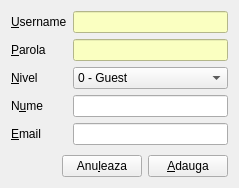
<?xml version="1.0" encoding="UTF-8"?>
<ui version="4.0">
 <class>AddUser</class>
 <widget class="QDialog" name="AddUser">
  <property name="geometry">
   <rect>
    <x>0</x>
    <y>0</y>
    <width>239</width>
    <height>188</height>
   </rect>
  </property>
  <property name="windowTitle">
   <string>Adaugare User</string>
  </property>
  <property name="windowIcon">
   <iconset resource="../resources.qrc">
    <normaloff>:/add</normaloff>:/add</iconset>
  </property>
  <property name="modal">
   <bool>true</bool>
  </property>
  <layout class="QVBoxLayout" name="verticalLayout">
   <item>
    <layout class="QFormLayout" name="formLayout">
     <item row="0" column="0">
      <widget class="QLabel" name="label">
       <property name="text">
        <string>&amp;Username</string>
       </property>
       <property name="buddy">
        <cstring>usernameLineEdit</cstring>
       </property>
      </widget>
     </item>
     <item row="0" column="1">
      <widget class="QLineEdit" name="usernameLineEdit">
       <property name="toolTip">
        <string>&lt;!DOCTYPE HTML PUBLIC &quot;-//W3C//DTD HTML 4.0//EN&quot; &quot;http://www.w3.org/TR/REC-html40/strict.dtd&quot;&gt;
&lt;html&gt;&lt;head&gt;&lt;meta name=&quot;qrichtext&quot; content=&quot;1&quot; /&gt;&lt;style type=&quot;text/css&quot;&gt;
p, li { white-space: pre-wrap; }
&lt;/style&gt;&lt;/head&gt;&lt;body style=&quot; font-family:'MS Shell Dlg 2'; font-size:8.25pt; font-weight:400; font-style:normal;&quot;&gt;
&lt;p style=&quot; margin-top:0px; margin-bottom:0px; margin-left:0px; margin-right:0px; -qt-block-indent:0; text-indent:0px;&quot;&gt;&lt;span style=&quot; font-size:8pt; font-weight:600;&quot;&gt;Numele &lt;/span&gt;&lt;span style=&quot; font-size:8pt;&quot;&gt;cu care se va loga userul.&lt;/span&gt;&lt;/p&gt;&lt;/body&gt;&lt;/html&gt;</string>
       </property>
       <property name="statusTip">
        <string>Numele cu care se va loga userul.</string>
       </property>
       <property name="whatsThis">
        <string>&lt;!DOCTYPE HTML PUBLIC &quot;-//W3C//DTD HTML 4.0//EN&quot; &quot;http://www.w3.org/TR/REC-html40/strict.dtd&quot;&gt;
&lt;html&gt;&lt;head&gt;&lt;meta name=&quot;qrichtext&quot; content=&quot;1&quot; /&gt;&lt;style type=&quot;text/css&quot;&gt;
p, li { white-space: pre-wrap; }
&lt;/style&gt;&lt;/head&gt;&lt;body style=&quot; font-family:'MS Shell Dlg 2'; font-size:8.25pt; font-weight:400; font-style:normal;&quot;&gt;
&lt;p style=&quot; margin-top:0px; margin-bottom:0px; margin-left:0px; margin-right:0px; -qt-block-indent:0; text-indent:0px;&quot;&gt;&lt;span style=&quot; font-weight:600;&quot;&gt;Numele &lt;/span&gt;cu care se va loga userul.&lt;/p&gt;&lt;/body&gt;&lt;/html&gt;</string>
       </property>
       <property name="styleSheet">
        <string notr="true">background-color: rgb(250, 255, 193);</string>
       </property>
      </widget>
     </item>
     <item row="1" column="0">
      <widget class="QLabel" name="label_2">
       <property name="text">
        <string>&amp;Parola</string>
       </property>
       <property name="buddy">
        <cstring>passLineEdit</cstring>
       </property>
      </widget>
     </item>
     <item row="1" column="1">
      <widget class="QLineEdit" name="passLineEdit">
       <property name="toolTip">
        <string>&lt;!DOCTYPE HTML PUBLIC &quot;-//W3C//DTD HTML 4.0//EN&quot; &quot;http://www.w3.org/TR/REC-html40/strict.dtd&quot;&gt;
&lt;html&gt;&lt;head&gt;&lt;meta name=&quot;qrichtext&quot; content=&quot;1&quot; /&gt;&lt;style type=&quot;text/css&quot;&gt;
p, li { white-space: pre-wrap; }
&lt;/style&gt;&lt;/head&gt;&lt;body style=&quot; font-family:'MS Shell Dlg 2'; font-size:8.25pt; font-weight:400; font-style:normal;&quot;&gt;
&lt;p style=&quot; margin-top:0px; margin-bottom:0px; margin-left:0px; margin-right:0px; -qt-block-indent:0; text-indent:0px;&quot;&gt;&lt;span style=&quot; font-weight:600;&quot;&gt;Parola &lt;/span&gt;cu care se va loga userul.&lt;/p&gt;&lt;/body&gt;&lt;/html&gt;</string>
       </property>
       <property name="statusTip">
        <string>Parola cu care se va loga userul.</string>
       </property>
       <property name="whatsThis">
        <string>&lt;!DOCTYPE HTML PUBLIC &quot;-//W3C//DTD HTML 4.0//EN&quot; &quot;http://www.w3.org/TR/REC-html40/strict.dtd&quot;&gt;
&lt;html&gt;&lt;head&gt;&lt;meta name=&quot;qrichtext&quot; content=&quot;1&quot; /&gt;&lt;style type=&quot;text/css&quot;&gt;
p, li { white-space: pre-wrap; }
&lt;/style&gt;&lt;/head&gt;&lt;body style=&quot; font-family:'MS Shell Dlg 2'; font-size:8.25pt; font-weight:400; font-style:normal;&quot;&gt;
&lt;p style=&quot; margin-top:0px; margin-bottom:0px; margin-left:0px; margin-right:0px; -qt-block-indent:0; text-indent:0px;&quot;&gt;&lt;span style=&quot; font-weight:600;&quot;&gt;Parola &lt;/span&gt;cu care se va loga userul.&lt;/p&gt;&lt;/body&gt;&lt;/html&gt;</string>
       </property>
       <property name="styleSheet">
        <string notr="true">background-color: rgb(250, 255, 193);</string>
       </property>
       <property name="echoMode">
        <enum>QLineEdit::Password</enum>
       </property>
      </widget>
     </item>
     <item row="2" column="0">
      <widget class="QLabel" name="label_3">
       <property name="text">
        <string>&amp;Nivel</string>
       </property>
       <property name="buddy">
        <cstring>nivelComboBox</cstring>
       </property>
      </widget>
     </item>
     <item row="2" column="1">
      <widget class="QComboBox" name="nivelComboBox">
       <property name="toolTip">
        <string>&lt;!DOCTYPE HTML PUBLIC &quot;-//W3C//DTD HTML 4.0//EN&quot; &quot;http://www.w3.org/TR/REC-html40/strict.dtd&quot;&gt;
&lt;html&gt;&lt;head&gt;&lt;meta name=&quot;qrichtext&quot; content=&quot;1&quot; /&gt;&lt;style type=&quot;text/css&quot;&gt;
p, li { white-space: pre-wrap; }
&lt;/style&gt;&lt;/head&gt;&lt;body style=&quot; font-family:'MS Shell Dlg 2'; font-size:8.25pt; font-weight:400; font-style:normal;&quot;&gt;
&lt;p style=&quot; margin-top:0px; margin-bottom:0px; margin-left:0px; margin-right:0px; -qt-block-indent:0; text-indent:0px;&quot;&gt;&lt;span style=&quot; font-weight:600;&quot;&gt;Nivelul &lt;/span&gt;de acces al userului.&lt;/p&gt;&lt;/body&gt;&lt;/html&gt;</string>
       </property>
       <property name="statusTip">
        <string>Nivelul de acces al userului.</string>
       </property>
       <property name="whatsThis">
        <string>&lt;!DOCTYPE HTML PUBLIC &quot;-//W3C//DTD HTML 4.0//EN&quot; &quot;http://www.w3.org/TR/REC-html40/strict.dtd&quot;&gt;
&lt;html&gt;&lt;head&gt;&lt;meta name=&quot;qrichtext&quot; content=&quot;1&quot; /&gt;&lt;style type=&quot;text/css&quot;&gt;
p, li { white-space: pre-wrap; }
&lt;/style&gt;&lt;/head&gt;&lt;body style=&quot; font-family:'MS Shell Dlg 2'; font-size:8.25pt; font-weight:400; font-style:normal;&quot;&gt;
&lt;p style=&quot; margin-top:0px; margin-bottom:0px; margin-left:0px; margin-right:0px; -qt-block-indent:0; text-indent:0px;&quot;&gt;&lt;span style=&quot; font-weight:600;&quot;&gt;Nivelul &lt;/span&gt;de acces al userului.&lt;/p&gt;&lt;/body&gt;&lt;/html&gt;</string>
       </property>
       <item>
        <property name="text">
         <string>0 - Guest</string>
        </property>
       </item>
       <item>
        <property name="text">
         <string>1 - Consilier Service</string>
        </property>
       </item>
       <item>
        <property name="text">
         <string>2 - Consilier Piese</string>
        </property>
       </item>
       <item>
        <property name="text">
         <string>3 - Gestionar</string>
        </property>
       </item>
       <item>
        <property name="text">
         <string>4 - Admin</string>
        </property>
       </item>
      </widget>
     </item>
     <item row="3" column="0">
      <widget class="QLabel" name="label_4">
       <property name="text">
        <string>N&amp;ume</string>
       </property>
       <property name="buddy">
        <cstring>numeLineEdit</cstring>
       </property>
      </widget>
     </item>
     <item row="3" column="1">
      <widget class="QLineEdit" name="numeLineEdit">
       <property name="enabled">
        <bool>true</bool>
       </property>
       <property name="toolTip">
        <string>&lt;!DOCTYPE HTML PUBLIC &quot;-//W3C//DTD HTML 4.0//EN&quot; &quot;http://www.w3.org/TR/REC-html40/strict.dtd&quot;&gt;
&lt;html&gt;&lt;head&gt;&lt;meta name=&quot;qrichtext&quot; content=&quot;1&quot; /&gt;&lt;style type=&quot;text/css&quot;&gt;
p, li { white-space: pre-wrap; }
&lt;/style&gt;&lt;/head&gt;&lt;body style=&quot; font-family:'MS Shell Dlg 2'; font-size:8.25pt; font-weight:400; font-style:normal;&quot;&gt;
&lt;p style=&quot; margin-top:0px; margin-bottom:0px; margin-left:0px; margin-right:0px; -qt-block-indent:0; text-indent:0px;&quot;&gt;&lt;span style=&quot; font-weight:600;&quot;&gt;Numele &lt;/span&gt;si &lt;span style=&quot; font-weight:600;&quot;&gt;Prenumele &lt;/span&gt;userului.&lt;/p&gt;&lt;/body&gt;&lt;/html&gt;</string>
       </property>
       <property name="statusTip">
        <string>Numele si Prenumele userului.</string>
       </property>
       <property name="whatsThis">
        <string>&lt;!DOCTYPE HTML PUBLIC &quot;-//W3C//DTD HTML 4.0//EN&quot; &quot;http://www.w3.org/TR/REC-html40/strict.dtd&quot;&gt;
&lt;html&gt;&lt;head&gt;&lt;meta name=&quot;qrichtext&quot; content=&quot;1&quot; /&gt;&lt;style type=&quot;text/css&quot;&gt;
p, li { white-space: pre-wrap; }
&lt;/style&gt;&lt;/head&gt;&lt;body style=&quot; font-family:'MS Shell Dlg 2'; font-size:8.25pt; font-weight:400; font-style:normal;&quot;&gt;
&lt;p style=&quot; margin-top:0px; margin-bottom:0px; margin-left:0px; margin-right:0px; -qt-block-indent:0; text-indent:0px;&quot;&gt;&lt;span style=&quot; font-weight:600;&quot;&gt;Numele &lt;/span&gt;si &lt;span style=&quot; font-weight:600;&quot;&gt;Prenumele &lt;/span&gt;userului.&lt;/p&gt;&lt;/body&gt;&lt;/html&gt;</string>
       </property>
      </widget>
     </item>
     <item row="4" column="0">
      <widget class="QLabel" name="label_5">
       <property name="text">
        <string>&amp;Email</string>
       </property>
       <property name="buddy">
        <cstring>emailLineEdit</cstring>
       </property>
      </widget>
     </item>
     <item row="4" column="1">
      <widget class="QLineEdit" name="emailLineEdit">
       <property name="toolTip">
        <string>&lt;!DOCTYPE HTML PUBLIC &quot;-//W3C//DTD HTML 4.0//EN&quot; &quot;http://www.w3.org/TR/REC-html40/strict.dtd&quot;&gt;
&lt;html&gt;&lt;head&gt;&lt;meta name=&quot;qrichtext&quot; content=&quot;1&quot; /&gt;&lt;style type=&quot;text/css&quot;&gt;
p, li { white-space: pre-wrap; }
&lt;/style&gt;&lt;/head&gt;&lt;body style=&quot; font-family:'MS Shell Dlg 2'; font-size:8.25pt; font-weight:400; font-style:normal;&quot;&gt;
&lt;p style=&quot; margin-top:0px; margin-bottom:0px; margin-left:0px; margin-right:0px; -qt-block-indent:0; text-indent:0px;&quot;&gt;&lt;span style=&quot; font-weight:600;&quot;&gt;Email&lt;/span&gt;-ul userului.&lt;/p&gt;&lt;/body&gt;&lt;/html&gt;</string>
       </property>
       <property name="statusTip">
        <string>Email-ul userului.</string>
       </property>
       <property name="whatsThis">
        <string>&lt;!DOCTYPE HTML PUBLIC &quot;-//W3C//DTD HTML 4.0//EN&quot; &quot;http://www.w3.org/TR/REC-html40/strict.dtd&quot;&gt;
&lt;html&gt;&lt;head&gt;&lt;meta name=&quot;qrichtext&quot; content=&quot;1&quot; /&gt;&lt;style type=&quot;text/css&quot;&gt;
p, li { white-space: pre-wrap; }
&lt;/style&gt;&lt;/head&gt;&lt;body style=&quot; font-family:'MS Shell Dlg 2'; font-size:8.25pt; font-weight:400; font-style:normal;&quot;&gt;
&lt;p style=&quot; margin-top:0px; margin-bottom:0px; margin-left:0px; margin-right:0px; -qt-block-indent:0; text-indent:0px;&quot;&gt;&lt;span style=&quot; font-weight:600;&quot;&gt;Email&lt;/span&gt;-ul userului.&lt;/p&gt;&lt;/body&gt;&lt;/html&gt;</string>
       </property>
      </widget>
     </item>
    </layout>
   </item>
   <item>
    <spacer name="verticalSpacer">
     <property name="orientation">
      <enum>Qt::Vertical</enum>
     </property>
     <property name="sizeHint" stdset="0">
      <size>
       <width>20</width>
       <height>40</height>
      </size>
     </property>
    </spacer>
   </item>
   <item>
    <layout class="QHBoxLayout" name="horizontalLayout">
     <item>
      <spacer name="horizontalSpacer">
       <property name="orientation">
        <enum>Qt::Horizontal</enum>
       </property>
       <property name="sizeHint" stdset="0">
        <size>
         <width>40</width>
         <height>20</height>
        </size>
       </property>
      </spacer>
     </item>
     <item>
      <widget class="QLabel" name="loadingLabel">
       <property name="text">
        <string/>
       </property>
      </widget>
     </item>
     <item>
      <widget class="QPushButton" name="cancelButton">
       <property name="focusPolicy">
        <enum>Qt::NoFocus</enum>
       </property>
       <property name="text">
        <string>Anu&amp;leaza</string>
       </property>
       <property name="icon">
        <iconset resource="../resources.qrc">
         <normaloff>:/cancel</normaloff>:/cancel</iconset>
       </property>
      </widget>
     </item>
     <item>
      <widget class="QPushButton" name="okButton">
       <property name="focusPolicy">
        <enum>Qt::NoFocus</enum>
       </property>
       <property name="text">
        <string>&amp;Adauga</string>
       </property>
       <property name="icon">
        <iconset resource="../resources.qrc">
         <normaloff>:/accept</normaloff>:/accept</iconset>
       </property>
      </widget>
     </item>
    </layout>
   </item>
  </layout>
 </widget>
 <tabstops>
  <tabstop>usernameLineEdit</tabstop>
  <tabstop>passLineEdit</tabstop>
  <tabstop>nivelComboBox</tabstop>
  <tabstop>numeLineEdit</tabstop>
  <tabstop>emailLineEdit</tabstop>
 </tabstops>
 <resources>
  <include location="../resources.qrc"/>
 </resources>
 <connections>
  <connection>
   <sender>cancelButton</sender>
   <signal>clicked()</signal>
   <receiver>AddUser</receiver>
   <slot>reject()</slot>
   <hints>
    <hint type="sourcelabel">
     <x>200</x>
     <y>172</y>
    </hint>
    <hint type="destinationlabel">
     <x>20</x>
     <y>140</y>
    </hint>
   </hints>
  </connection>
 </connections>
</ui>
